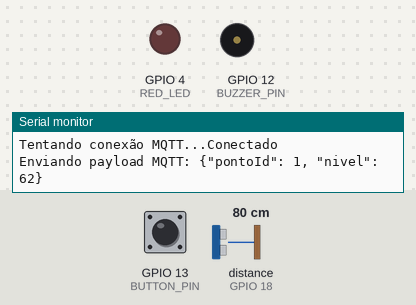
Simulated run of this sketch. Board: ESP32. Shown: output pins drawn as LEDs (lit = HIGH), buzzer (waves = sounding), the last lines printed to the serial monitor. Wiring (from diagram.json): ultrasonic range finder: trigger GPIO 5; echo GPIO 18. The test bench sets the inputs (shaded band); at power-on: distance to the obstacle (sensor on GPIO 18) 80 cm, GPIO 13 (BUTTON_PIN) HIGH. The echo pulse lasts 58.3 µs per cm; WiFi joins after 1.5 s; servers stay silent unless stated; no MQTT or app messages arrive unless stated; pins used as bus, display or sensor lines are not drawn.

Above: at 2.7 s.
2.8 s: distance to the obstacle (sensor on GPIO 18) set to 160 cm
4.3 s: distance to the obstacle (sensor on GPIO 18) set to 169 cm
At 4.6 s:
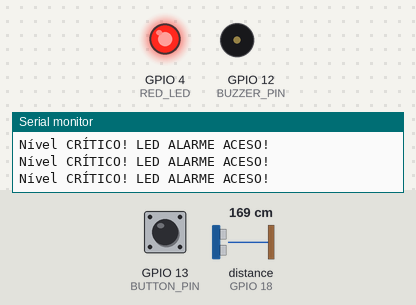
5.8 s: distance to the obstacle (sensor on GPIO 18) set to 197 cm
7.3 s: distance to the obstacle (sensor on GPIO 18) set to 205 cm
At 8.24 s:
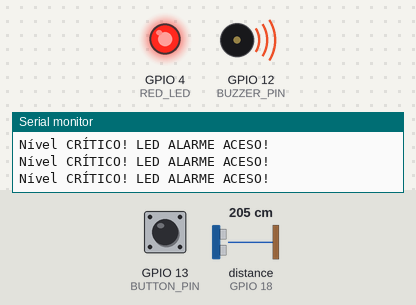
10.3 s: GPIO 13 (BUTTON_PIN) pulled LOW for 0.15 s
Timing chart, 0 to 12.9 s (numbered marks = the images above; inputs shaded):
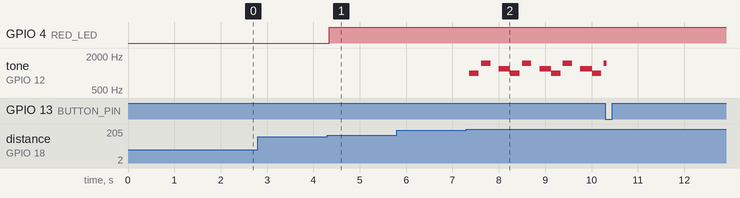

Measured:
- the behaviour switches between 164 and 165 cm on distance to the obstacle (sensor on GPIO 18) (found by bisection; images 0 and 1)
- the behaviour switches between 201 and 202 cm on distance to the obstacle (sensor on GPIO 18) (found by bisection; images 1 and 2)
- after the input at 4.3 s, GPIO 4 (RED_LED): LOW → HIGH after 0.05 s
- after the input at 7.3 s, tone on GPIO 12 (BUZZER_PIN): silent → 1000 Hz after 0.07 s, then repeats every 0.88 s: silent 0.06 s, 1500 Hz 0.20 s, silent 0.18 s, 1200 Hz 0.25 s, 1000 Hz 0.20 s

The sketch:

sketch.ino
```cpp
#include <WiFi.h>
#include <PubSubClient.h>

// WiFi e MQTT config
const char* ssid = "Wokwi-GUEST";
const char* password = "";
const char* mqttServer = "broker.hivemq.com";
const int mqttPort = 1883;
const char* mqttTopic = "aquasos/agua/nivel";

// Pinos
#define TRIG_PIN 5
#define ECHO_PIN 18
#define RED_LED 4
#define BUZZER_PIN 12
#define BUTTON_PIN 13

WiFiClient espClient;
PubSubClient client(espClient);

int lastNivelPercent = -1;
bool alarmSilenced = false;

// Sequência da melodia
const int melody[] = {1000, 1500, 1200};
const int noteDurations[] = {200, 200, 300};
const int nNotes = sizeof(melody)/sizeof(melody[0]);
int melodyIndex = 0;
unsigned long lastNoteTime = 0;
bool buzzerActive = false;

void setup_wifi() {
  delay(10);
  Serial.println();
  Serial.print("Conectando-se a ");
  Serial.println(ssid);

  WiFi.begin(ssid, password);
  while (WiFi.status() != WL_CONNECTED) {
    delay(500);
    Serial.print(".");
  }
  Serial.println("");
  Serial.println("WiFi conectado");
  Serial.println("Endereço IP: ");
  Serial.println(WiFi.localIP());
}

void reconnect() {
  while (!client.connected()) {
    Serial.print("Tentando conexão MQTT...");
    if (client.connect("ESP32Sensor")) {
      Serial.println("Conectado");
    } else {
      Serial.print("Falha, rc=");
      Serial.print(client.state());
      Serial.println(" tentando novamente em 2 segundos");
      delay(2000);
    }
  }
}

long readDistanceCM() {
  digitalWrite(TRIG_PIN, LOW);
  delayMicroseconds(2);
  digitalWrite(TRIG_PIN, HIGH);
  delayMicroseconds(10);
  digitalWrite(TRIG_PIN, LOW);
  long duration = pulseIn(ECHO_PIN, HIGH, 30000);
  if (duration == 0) {
    return 400;
  }
  long distance = duration * 0.034 / 2;
  return distance;
}

void setup() {
  Serial.begin(115200);
  pinMode(TRIG_PIN, OUTPUT);
  pinMode(ECHO_PIN, INPUT);
  pinMode(RED_LED, OUTPUT);
  pinMode(BUZZER_PIN, OUTPUT);
  pinMode(BUTTON_PIN, INPUT_PULLUP);
  setup_wifi();
  client.setServer(mqttServer, mqttPort);
}

void loop() {
  if (!client.connected()) {
    reconnect();
  }
  client.loop();

  long distance = readDistanceCM();

  int nivelPercent;
  if (distance > 200) {
    nivelPercent = 0;
  } else {
    nivelPercent = map(distance, 2, 200, 100, 0);
    nivelPercent = constrain(nivelPercent, 0, 100);
  }

  // LED alarme
  if (nivelPercent < 20) {
    digitalWrite(RED_LED, HIGH);
    Serial.println("Nível CRÍTICO! LED ALARME ACESO!");
  } else {
    digitalWrite(RED_LED, LOW);
  }

  // BOTÃO: se apertado, silencia o alarme
  if (digitalRead(BUTTON_PIN) == LOW && !alarmSilenced) {
    alarmSilenced = true;
    noTone(BUZZER_PIN);
    Serial.println("BUZZER SILENCIADO PELO BOTÃO!");
    delay(300);
    while (digitalRead(BUTTON_PIN) == LOW) { delay(10); }
  }

  // Alarme sonoro: toca enquanto nivel = 0 e não está silenciado
  if (nivelPercent == 0 && !alarmSilenced) {
    unsigned long now = millis();
    if (!buzzerActive || (now - lastNoteTime > noteDurations[melodyIndex] + 50)) {
      // Próxima nota
      tone(BUZZER_PIN, melody[melodyIndex], noteDurations[melodyIndex]);
      lastNoteTime = now;
      melodyIndex = (melodyIndex + 1) % nNotes;
      buzzerActive = true;
      Serial.println("BUZZER: Nota tocando!");
    }
  } else {
    noTone(BUZZER_PIN);
    buzzerActive = false;
    melodyIndex = 0;
    // Se o nível subir, reseta silenciador
    if (alarmSilenced && nivelPercent > 0) {
      alarmSilenced = false;
      Serial.println("Silenciador RESETADO, pronto para novo alerta!");
    }
  }

  // Só publica se mudou
  if (nivelPercent != lastNivelPercent) {
    String payload = "{\"pontoId\": 1, \"nivel\": " + String(nivelPercent) + "}";
    Serial.print("Enviando payload MQTT: ");
    Serial.println(payload);
    client.publish(mqttTopic, payload.c_str());
    lastNivelPercent = nivelPercent;
  }

  delay(50); // Ciclo bem curto para boa resposta ao botão
}
```
